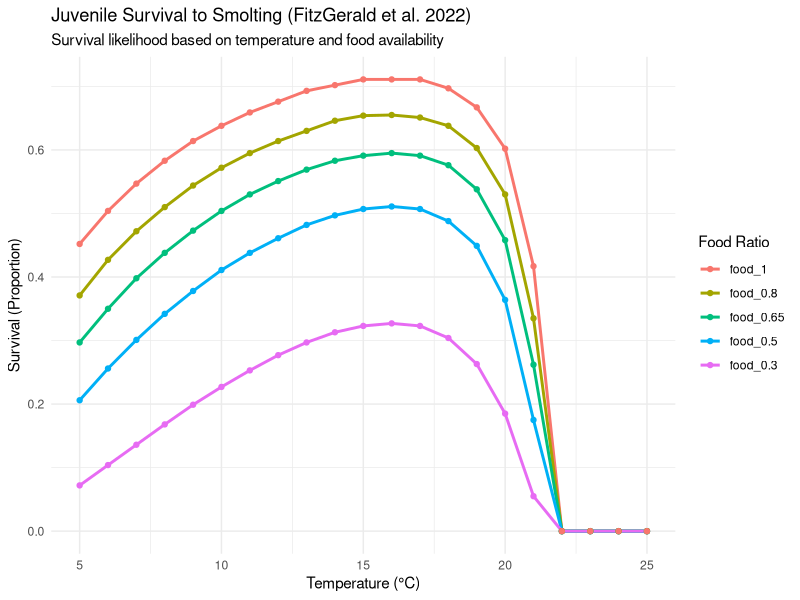

Write R code to recreate this figure.
# FitzGerald, A. M., & Martin, B. T. (2022). Quantification of thermal impacts across 
# freshwater life stages to improve temperature management for anadromous salmonids. 
# Conservation Physiology, 10(1), coac013.
# FitzGerald et al. 2022: Chinook survival to smolting vs rearing temperature

# Load libraries
library(ggplot2)

# Growth parameters
d_param <- 0.415
g_param <- 0.315
Tl <- 1.833
Tu <- 24.918
Tcorr <- 3.0
a <- 0.338

# Mortality parameters
Xw <- 0.00753
f <- -0.27

# Function to iteratively calculate survival until smolt size
calc_smolt_survival <- function(temp, food) {
  Te <- temp + Tcorr
  
  # Check if temperature is outside thermal limits
  if (Te <= Tl || Te >= Tu) {
    return(0.0)
  }
  
  # Calculate specific growth rate
  omega <- food * d_param * (Te - Tl) * (1 - exp(g_param * (Te - Tu)))
  
  if (omega <= 0) {
    return(0.0)
  }
  
  # Initialize mass (M) and survival (S) based on emergent fry
  M <- 0.46
  S <- 1.0
  days <- 0
  
  # Iterate daily until smolt size is reached (cap at 2000 days to prevent infinite loops)
  while (M < 6.0 && days < 2000) {
    M <- M + (omega / 100.0) * (M^(1 - a))
    mu <- Xw * (M^f)
    S <- S * exp(-mu)
    days <- days + 1
  }
  
  if (M >= 6.0) {
    return(S)
  } else {
    return(0.0)
  }
}

# Define stressor ranges and curve groupings
temperatures <- seq(5, 25, by = 1)
food_levels <- c(0.3, 0.5, 0.65, 0.8, 1) # 0.65 is the standard field level cited

results <- list()

for (food in food_levels) {
  for (temp in temperatures) {
    survival_prop <- calc_smolt_survival(temp, food)
    
    # Append to results matching the CSV template
    results[[length(results) + 1]] <- data.frame(
      curve.id = paste0("c_smolt_food", food),
      stressor.label = "temperature",
      stressor.x = temp,
      units.x = "degC",
      response.label = "survival",
      response.y = round(survival_prop, 3),
      units.y = "proportion",
      stressor.value = paste0("food_", food),
      stringsAsFactors = FALSE
    )
  }
}

# Combine and write to CSV
srf3_data <- do.call(rbind, results)
write.csv(srf3_data, "SRF3_Juvenile_Smolting_Data.csv", row.names = FALSE)

# Convert stressor.value to a factor to order the legend logically
srf3_data$stressor.value <- factor(srf3_data$stressor.value, 
                                   levels = paste0("food_", rev(food_levels)))

# Plot the data
srf3_plot <- ggplot(srf3_data, aes(x = stressor.x, y = response.y, color = stressor.value)) +
  geom_line(linewidth = 1) +
  geom_point(size = 1.5) +
  labs(
    title = "Juvenile Survival to Smolting (FitzGerald et al. 2022)",
    subtitle = "Survival likelihood based on temperature and food availability",
    x = "Temperature (°C)",
    y = "Survival (Proportion)",
    color = "Food Ratio"
  ) +
  theme_minimal() +
  theme(legend.position = "right")

print(srf3_plot)
